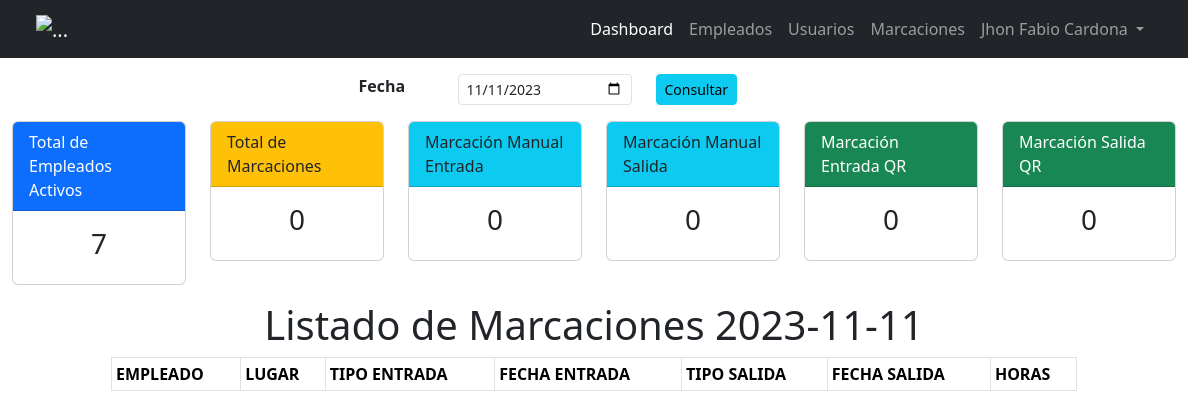
The app's page /admin/index.php?ruta=dashboard (signed in), older data.
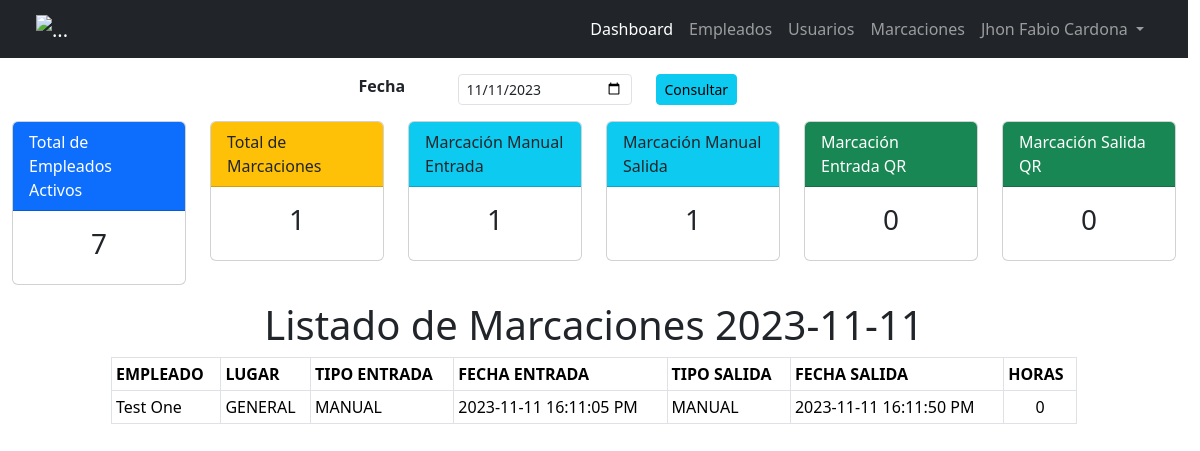
The same page, newer data.
### tables this page shows
CREATE TABLE IF NOT EXISTS `marcaciones` (
  `id` bigint unsigned NOT NULL AUTO_INCREMENT,
  `empleado_id` bigint unsigned NOT NULL,
  `entrada` timestamp NOT NULL,
  `tipo_entrada` varchar(50) NOT NULL,
  `lugar_entrada_id` int unsigned NOT NULL,
  `salida` timestamp NULL DEFAULT NULL,
  `tipo_salida` varchar(50) DEFAULT NULL,
  `lugar_salida_id` int unsigned DEFAULT NULL,
  `registro` timestamp NOT NULL DEFAULT CURRENT_TIMESTAMP,
  PRIMARY KEY (`id`),
  KEY `FK_empleado_id_marcaciones` (`empleado_id`),
  KEY `FK_lugar_entrada` (`lugar_entrada_id`),
  CONSTRAINT `FK_empleado_id_marcaciones` FOREIGN KEY (`empleado_id`) REFERENCES `empleados` (`id`) ON DELETE CASCADE ON UPDATE CASCADE,
  CONSTRAINT `FK_lugar_entrada` FOREIGN KEY (`lugar_entrada_id`) REFERENCES `lugares` (`id`) ON UPDATE CASCADE
);

CREATE TABLE IF NOT EXISTS `lugares` (
  `id` int unsigned NOT NULL AUTO_INCREMENT,
  `lugar` varchar(50) NOT NULL,
  PRIMARY KEY (`id`)
);

### admin/Controllers/AppController.php (called while the page is built)
<?php
class AppController
{
    public static function startApp()
    {
        include __DIR__ . "/../Views/template.php";
    }
}

### admin/index.php (called while the page is built, shortened)
<?php
include "./Models/Conexion.php";
include "./Controllers/AppController.php";
include "./Controllers/DashboardController.php";
AppController::startApp();
?>

### admin/Models/Conexion.php (called while the page is built)
<?php
class Conexion
{
    public static  function conectar()
    {
        $ip = 'localhost';
        $db = 'marcaciones';
        $user_db = 'root';
        $passwod_db = '';
        try {
            $conexion = new PDO("mysql:host=$ip;dbname=$db", $user_db, $passwod_db, [
                PDO::ATTR_PERSISTENT => true,
                PDO::MYSQL_ATTR_INIT_COMMAND => "SET NAMES utf8"
            ]);
            return $conexion;
        } catch (\Throwable $e) {
            print $e->getMessage();
            die();
        }
    }
}

### admin/Models/Dashboard.php (called while the page is built, shortened)
<?php
class Dashboard
{
    public static function totalEmpleados()
    {
        $stmt = Conexion::conectar()->prepare(" SELECT COUNT(*) AS totalEmp FROM empleados WHERE estado = 1 ");
        $stmt->execute();
        $retorno = $stmt->rowCount() > 0 ? $stmt->fetch(PDO::FETCH_ASSOC) : [];
        return $retorno;
    }
    public static function  marcacionesFecha($fecha)
    {
        $stmt = Conexion::conectar()->prepare("SELECT * FROM  marcaciones m
            WHERE DATE(m.registro) = :fecha
        ");
        $stmt->bindParam(":fecha", $fecha, PDO::PARAM_STR);
        $stmt->execute();
        $retorno = $stmt->rowCount() > 0 ? $stmt->fetchAll(PDO::FETCH_ASSOC) : [];
        return $retorno;
    }
    public static function totalMarcacionManualEntrada($fecha)
    {
        $stmt = Conexion::conectar()->prepare("SELECT  COUNT(*) AS total FROM  marcaciones m
            WHERE DATE(m.registro) =  :fecha AND m.tipo_entrada = 'MANUAL'
        ");
        $stmt->bindParam(':fecha', $fecha, PDO::PARAM_STR);
        $stmt->execute();
        $retorno = $stmt->rowCount() > 0 ? $stmt->fetch(PDO::FETCH_ASSOC) : [];
        return $retorno;
    }
    public static function totalMarcacionQrEntrada($fecha)
    {
        $stmt = Conexion::conectar()->prepare("SELECT  COUNT(*) AS total FROM  marcaciones m
            WHERE DATE(m.registro) =  :fecha AND m.tipo_entrada = 'QR'
        ");
        $stmt->bindParam(':fecha', $fecha, PDO::PARAM_STR);
        $stmt->execute();
        $retorno = $stmt->rowCount() > 0 ? $stmt->fetch(PDO::FETCH_ASSOC) : [];
        return $retorno;
    }
    public static function totalMarcacionManualSalida($fecha)
    {
        $stmt = Conexion::conectar()->prepare("SELECT  COUNT(*) AS total FROM  marcaciones m
            WHERE DATE(m.registro) =  :fecha AND m.tipo_salida = 'MANUAL'
        ");
        $stmt->bindParam(':fecha', $fecha, PDO::PARAM_STR);
        $stmt->execute();
        $retorno = $stmt->rowCount() > 0 ? $stmt->fetch(PDO::FETCH_ASSOC) : [];
        return $retorno;
    }
    public static function totalMarcacionQrSalida($fecha)
    {
        $stmt = Conexion::conectar()->prepare("SELECT  COUNT(*) AS total FROM  marcaciones m
            WHERE DATE(m.registro) =  :fecha AND m.tipo_salida = 'QR'
        ");
        $stmt->bindParam(':fecha', $fecha, PDO::PARAM_STR);
        $stmt->execute();
        $retorno = $stmt->rowCount() > 0 ? $stmt->fetch(PDO::FETCH_ASSOC) : [];
        return $retorno;
    }
    public static function listadoMaracacionesFecha($fecha)
    {
        $stmt = Conexion::conectar()->prepare("SELECT e.cedula, CONCAT(e.nombre, ' ', e.apellido) AS empleado, l.lugar,
                 m.tipo_entrada, m.tipo_salida,
                DATE_FORMAT(m.entrada, '%Y-%m-%d %H:%m:%s %p') AS entrada,
                DATE_FORMAT(m.salida, '%Y-%m-%d %H:%m:%s %p') AS salida,
                TIMESTAMPDIFF(HOUR ,m.entrada, m.salida) AS horas
            FROM  marcaciones m
            INNER JOIN  empleados e ON  m.empleado_id = e.id
            INNER JOIN lugares l ON l.id = e.lugar_marcacion
            WHERE e.estado = 1 AND DATE(m.registro) = :fecha
        ");
        $stmt->bindParam(':fecha', $fecha, PDO::PARAM_STR);
        $stmt->execute();
        $retorno = $stmt->rowCount() > 0 ? $stmt->fetchAll(PDO::FETCH_ASSOC) : [];
        return $retorno;
    }
}

### admin/Controllers/DashboardController.php (called while the page is built)
<?php
include __DIR__ . "/../Models/Dashboard.php";
class DashboardController
{
    public static function datosCards($fecha)
    {
        $totalEmpleatos = Dashboard::totalEmpleados()['totalEmp'];
        $marcaciones = Dashboard::marcacionesFecha($fecha);
        $totalMarcacionManualEntrada = Dashboard::totalMarcacionManualEntrada($fecha)['total'];
        $totalMarcacionManualSalida = Dashboard::totalMarcacionManualSalida($fecha)['total'];
        $totalMarcacionQrEntrada = Dashboard::totalMarcacionQrEntrada($fecha)['total'];
        $totalMarcacionQrSalida = Dashboard::totalMarcacionQrSalida($fecha)['total'];
        $marcaciones = Dashboard::listadoMaracacionesFecha($fecha);
        $data = [
            'totalEmpleados' => $totalEmpleatos,
            'totalMarcaciones' => count($marcaciones),
            'totalMarcacionManualEntrada' => $totalMarcacionManualEntrada,
            'totalMarcacionManualSalida' => $totalMarcacionManualSalida,
            'totalMarcacionQrEntrada' => $totalMarcacionQrEntrada,
            'totalMarcacionQrSalida' => $totalMarcacionQrSalida,
            'marcaciones' => $marcaciones,
        ];
        return $data;
    }
}

### admin/Views/modulos/dashboard/dashboard.php (the view, shortened to what the changed rows need)
<?php
$fecha = isset($_GET['fecha']) ? $_GET['fecha'] : date("Y-m-d");
$datos = DashboardController::datosCards($fecha);
$marcaciones = $datos['marcaciones'];
?>
<div class="container-fluid">
    <div class="row justify-content-center mt-3">
        <div class="col-sm-1">
            <label for="inputFecha" class=""><b>Fecha</b></label>
        </div>
        <div class="col-sm-2 text-center">
            <input id="inputFecha" class="form-control form-control-sm" type="date" max="<?= date('Y-m-d') ?>" name="fecha" value="<?= $fecha ?>">
        </div>
        <div class="col-sm-2">
            <button type="button" class="btn btn-sm btn-info btn-block" id="btnConsultar">Consultar</button>
        </div>
    </div>
    <div class="row  justify-content-center mt-3">
        <div class="col-sm-2">
            <div class="card">
                <div class="card-header bg-primary text-white">
                    Total de Empleados Activos
                </div>
                <div class="card-body text-center">
                    <h3><?= $datos['totalEmpleados'] ?></h3>
                </div>
            </div>
        </div>
        <div class="col-sm-2">
            <div class="card">
                <div class="card-header bg-warning">
                    Total de Marcaciones
                </div>
                <div class="card-body text-center">
                    <h3><?= $datos['totalMarcaciones'] ?></h3>
                </div>
            </div>
        </div>
        <div class="col-sm-2">
            <div class="card">
                <div class="card-header bg-info">
                    Marcación Manual Entrada
                </div>
                <div class="card-body text-center">
                    <h3><?= $datos['totalMarcacionManualEntrada'] ?></h3>
                </div>
            </div>
        </div>
        <div class="col-sm-2">
            <div class="card">
                <div class="card-header bg-info">
                    Marcación Manual Salida
                </div>
                <div class="card-body text-center">
                    <h3><?= $datos['totalMarcacionManualSalida'] ?></h3>
                </div>
            </div>
        </div>
        <div class="col-sm-2">
            <div class="card">
                <div class="card-header bg-success text-white">
                    Marcación Entrada QR
                </div>
                <div class="card-body text-center">
                    <h3><?= $datos['totalMarcacionQrEntrada'] ?></h3>
                </div>
            </div>
        </div>
        <div class="col-sm-2">
            <div class="card">
                <div class="card-header bg-success text-white">
                    Marcación Salida QR
                </div>
                <div class="card-body text-center">
                    <h3><?= $datos['totalMarcacionQrSalida'] ?></h3>
                </div>
            </div>
        </div>
    </div>
    <div class="row justify-content-center mt-3">
        <div class="col-12 col-sm-10 ">
            <h1 class="text-center">Listado de Marcaciones <?= $fecha ?></h1>
            <table class="table table-sm table-bordered table-stripe table-hover w-full " id="tblMarcacionesDashboard">
                <thead class="thead-light">
                    <tr>
                        <th>EMPLEADO</th>
                        <th>LUGAR</th>
                        <th>TIPO ENTRADA</th>
                        <th>FECHA ENTRADA</th>
                        <th>TIPO SALIDA</th>
                        <th>FECHA SALIDA</th>
                        <th>HORAS</th>
                    </tr>
                </thead>
                <tbody>
                    <?php if (count($marcaciones) > 0) : ?>
                        <?php foreach ($marcaciones as $key => $marcacion) : ?>
                            <tr>
                                <td><?= $marcacion['empleado'] ?></td>
                                <td><?= $marcacion['lugar'] ?></td>
                                <td><?= $marcacion['tipo_entrada'] ?></td>
                                <td><?= $marcacion['entrada'] ?></td>
                                <td><?= $marcacion['tipo_salida'] ?></td>
                                <td><?= $marcacion['salida'] ?></td>
                                <td class="text-center"><?= $marcacion['horas'] ?></td>
                            </tr>
                        <?php endforeach ?>
                    <?php else :  ?>
                    <?php endif ?>
                </tbody>
            </table>
        </div>
    </div>
</div>

Row changes from the older to the newer data that the page shows:
added marcaciones: empleado "Test One", lugar_entrada.lugar "GENERAL", tipo_entrada "MANUAL", entrada "2023-11-11 16:11:05 PM", tipo_salida "MANUAL", salida "2023-11-11 16:11:50 PM", horas "0"
Text that changed along with them:
$datos['totalMarcaciones']: "0" → "1"
$datos['totalMarcacionManualEntrada']: "0" → "1"
$datos['totalMarcacionManualSalida']: "0" → "1"
